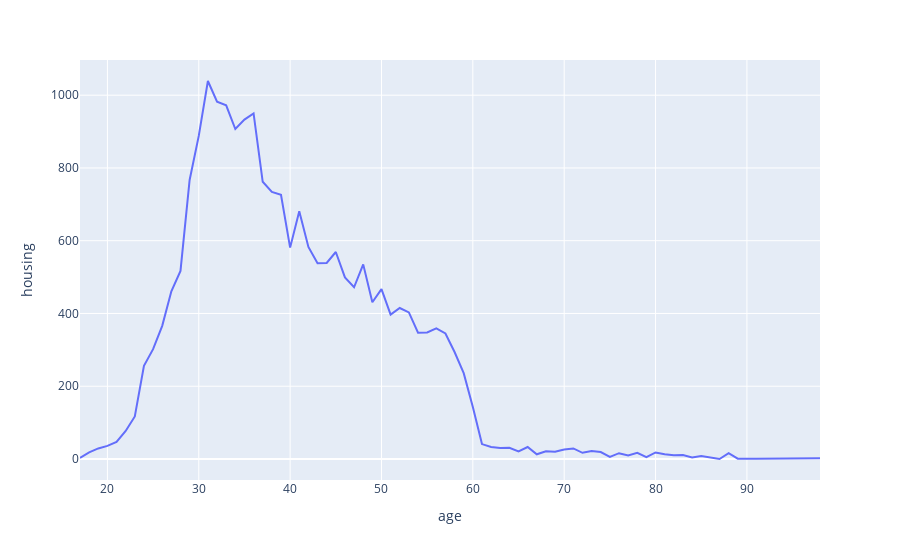

This figure's notebook cell:
### Code cell
fig = px.line(df_temp, x="age", y="housing")
fig.show()

### Figure 1 — Plotly figure (JSON) as saved in the notebook; plotly's stock layout.template omitted (floating-point values rounded to 4 significant figures)
{"data": [{"hovertemplate": "age=%{x}<br>housing=%{y}<extra></extra>", "legendgroup": "", "line": {"color": "#636efa", "dash": "solid"}, "mode": "lines", "name": "", "showlegend": false, "type": "scatter", "x": [17, 18, 19, 20, 21, 22, 23, 24, 25, 26, 27, 28, 29, 30, 31, 32, 33, 34, 35, 36, 37, 38, 39, 40, 41, 42, 43, 44, 45, 46, 47, 48, 49, 50, 51, 52, 53, 54, 55, 56, 57, 58, 59, 60, 61, 62, 63, 64, 65, 66, 67, 68, 69, 70, 71, 72, 73, 74, 75, 76, 77, 78, 79, 80, 81, 82, 83, 84, 85, 86, 87, 88, 89, 91, 92, 94, 95, 98], "xaxis": "x", "y": [3, 18, 29, 36, 47, 77, 117, 256, 302, 366, 461, 517, 767, 888, 1039, 982, 972, 907, 933, 950, 762, 734, 726, 581, 681, 583, 538, 539, 569, 499, 472, 535, 431, 467, 397, 415, 403, 347, 348, 359, 345, 294, 236, 143, 41, 33, 30, 31, 21, 33, 13, 21, 20, 26, 29, 17, 22, 19, 6, 16, 10, 17, 5, 18, 13, 10, 11, 4, 8, 5, 0, 16, 1, 1, 1, 0, 0, 2], "yaxis": "y"}], "layout": {"autosize": true, "legend": {"tracegroupgap": 0}, "margin": {"t": 60}, "xaxis": {"anchor": "y", "autorange": true, "domain": [0, 1], "range": [17, 98], "title": {"text": "age"}, "type": "linear"}, "yaxis": {"anchor": "x", "autorange": true, "domain": [0, 1], "range": [-57.72, 1097.0], "title": {"text": "housing"}, "type": "linear"}}}
